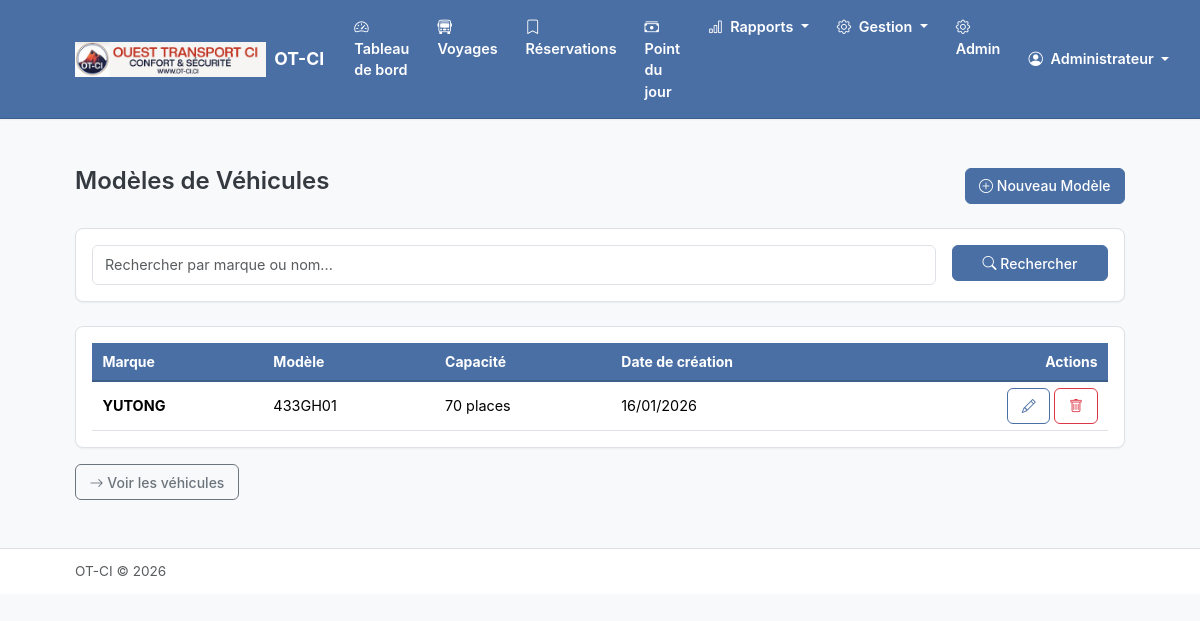
The page /vehicules/modeles/ (signed in) on the database its author committed.
### apps/compagnie/models.py (models this page shows, shortened)
class Compagnie(models.Model):
    nom = models.CharField(max_length=200, verbose_name="Nom de la compagnie")
    logo = models.ImageField(
        upload_to='logos/',
        blank=True,
        null=True,
        verbose_name="Logo"
    )
    nom_pdg = models.CharField(max_length=200, verbose_name="Nom du PDG")
    adresse = models.TextField(blank=True, verbose_name="Adresse")
    telephone = models.CharField(max_length=20, blank=True, verbose_name="Téléphone")
    email = models.EmailField(blank=True, verbose_name="Email")
    date_creation = models.DateTimeField(auto_now_add=True)
    date_modification = models.DateTimeField(auto_now=True)
    class Meta:
        verbose_name = "Compagnie"
        verbose_name_plural = "Compagnie"
    @classmethod
    def get_instance(cls):
        return cls.objects.first()

### apps/personnel/models.py (models this page shows, shortened)
class Utilisateur(AbstractUser):
    ROLE_CHOICES = [
        ('pdg', 'PDG'),
        ('super_admin', 'Super Administrateur'),
        ('manager', 'Manager'),
        ('chef_gare', 'Chef de Gare'),
        ('guichetier', 'Guichetier'),
    ]
    nom_complet = models.CharField(max_length=200, verbose_name="Nom complet")
    telephone = models.CharField(max_length=20, blank=True, verbose_name="Téléphone")
    role = models.CharField(
        max_length=20,
        choices=ROLE_CHOICES,
        default='guichetier',
        verbose_name="Rôle"
    )
    gare = models.ForeignKey(
        'gares.Gare',
        on_delete=models.SET_NULL,
        null=True,
        blank=True,
        related_name='utilisateurs',
        verbose_name="Gare"
    )
    actif = models.BooleanField(default=True, verbose_name="Actif")
    date_creation = models.DateTimeField(auto_now_add=True)
    date_modification = models.DateTimeField(auto_now=True)
    objects = UtilisateurManager()
    EMAIL_FIELD = 'email'
    USERNAME_FIELD = 'username'
    REQUIRED_FIELDS = ['nom_complet']
    class Meta:
        verbose_name = "Utilisateur"
        verbose_name_plural = "Utilisateurs"
        ordering = ['nom_complet']
    @property
    def is_super_admin(self):
        return self.role == 'super_admin'
    @property
    def has_global_access(self):
        return self.role in ['pdg', 'super_admin', 'manager']

### apps/vehicules/models.py (models this page shows, shortened)
class ModeleVehicule(models.Model):
    nom = models.CharField(
        max_length=100,
        verbose_name="Nom du modèle",
        help_text="Ex: Yutong 70 places"
    )
    marque = models.CharField(max_length=100, verbose_name="Marque")
    capacite = models.PositiveIntegerField(verbose_name="Capacité (places vendables)")
    disposition_sieges = models.JSONField(
        verbose_name="Disposition des sièges",
        help_text="Configuration JSON de la disposition des sièges",
        default=dict
    )
    description = models.TextField(blank=True, verbose_name="Description")
    date_creation = models.DateTimeField(auto_now_add=True)
    date_modification = models.DateTimeField(auto_now=True)
    class Meta:
        verbose_name = "Modèle de véhicule"
        verbose_name_plural = "Modèles de véhicules"
        ordering = ['marque', 'nom']

### apps/vehicules/views.py (the view)
# urls.py: path('modeles/', views.ModeleVehiculeListView.as_view(), name='modele_list'),
class ModeleVehiculeListView(AdminRequiredMixin, ListView):
    model = ModeleVehicule
    template_name = 'vehicules/modele_list.html'
    context_object_name = 'modeles'
    def get_queryset(self):
        queryset = super().get_queryset()
        search = self.request.GET.get('q')
        if search:
            queryset = queryset.filter(
                Q(nom__icontains=search) |
                Q(marque__icontains=search)
            )
        return queryset.order_by('marque', 'nom')
    def get_context_data(self, **kwargs):
        context = super().get_context_data(**kwargs)
        context['search_query'] = self.request.GET.get('q', '')
        return context

### apps/compagnie/context_processors.py (called while the page is built)
def compagnie_context(request):
    return {
        'compagnie': Compagnie.get_instance()
    }

### core/mixins.py (called while the page is built)
    def test_func(self):
        return self.request.user.has_global_access

### templates/vehicules/modele_list.html (shortened to what this page needs)
{% extends 'base.html' %}
{% block content %}
<div class="container py-4">
    <div class="d-flex justify-content-between align-items-center mb-4">
        <h2>Modèles de Véhicules</h2>
        <a href="{% url 'vehicules:modele_create' %}" class="btn btn-primary">
            <i class="bi bi-plus-circle"></i> Nouveau Modèle
        </a>
    </div>
    <div class="card mb-4">
        <div class="card-body">
            <form method="get" class="row g-3">
                <div class="col-md-10">
                    <input type="text"
                           name="q"
                           class="form-control"
                           placeholder="Rechercher par marque ou nom..."
                           value="{{ search_query }}">
                </div>
                <div class="col-md-2">
                    <button type="submit" class="btn btn-primary w-100">
                        <i class="bi bi-search"></i> Rechercher
                    </button>
                </div>
            </form>
        </div>
    </div>
    <div class="card">
        <div class="card-body">
            {% if modeles %}
                <div class="table-responsive">
                    <table class="table table-hover">
                        <thead>
                            <tr>
                                <th>Marque</th>
                                <th>Modèle</th>
                                <th>Capacité</th>
                                <th>Date de création</th>
                                <th class="text-end">Actions</th>
                            </tr>
                        </thead>
                        <tbody>
                            {% for modele in modeles %}
                                <tr>
                                    <td><strong>{{ modele.marque }}</strong></td>
                                    <td>{{ modele.nom }}</td>
                                    <td>{{ modele.capacite }} places</td>
                                    <td>{{ modele.date_creation|date:"d/m/Y" }}</td>
                                    <td class="text-end">
                                        <a href="{% url 'vehicules:modele_update' modele.pk %}"
                                           class="btn btn-sm btn-outline-primary"
                                           title="Modifier">
                                            <i class="bi bi-pencil"></i>
                                        </a>
                                        <a href="{% url 'vehicules:modele_delete' modele.pk %}"
                                           class="btn btn-sm btn-outline-danger"
                                           title="Supprimer">
                                            <i class="bi bi-trash"></i>
                                        </a>
                                    </td>
                                </tr>
                            {% endfor %}
                        </tbody>
                    </table>
                </div>
            {% endif %}
        </div>
    </div>
    <div class="mt-3">
        <a href="{% url 'vehicules:vehicule_list' %}" class="btn btn-outline-secondary">
            <i class="bi bi-arrow-right"></i> Voir les véhicules
        </a>
    </div>
</div>
{% endblock %}

### templates/base.html (shortened to what this page needs)
{% load static %}
<!DOCTYPE html>
<html lang="fr">
<head>
    <link href="https://cdn.jsdelivr.net/npm/bootstrap@5.3.2/dist/css/bootstrap.min.css" rel="stylesheet">
    <link href="https://cdn.jsdelivr.net/npm/bootstrap-icons@1.11.1/font/bootstrap-icons.css" rel="stylesheet">
    <link href="{% static 'css/custom.css' %}" rel="stylesheet">
</head>
<body>
    <nav class="navbar navbar-expand-lg navbar-dark sticky-top">
        <div class="container">
            <a class="navbar-brand d-flex align-items-center" href="{% url 'guichet:dashboard' %}">
                {% if compagnie and compagnie.logo %}
                    <img src="{{ compagnie.logo.url }}" alt="Logo" height="35" class="me-2">
                {% endif %}
                <span>{% if compagnie %}{{ compagnie.nom }}{% else %}Gestion Billetterie{% endif %}</span>
            </a>
            <div class="collapse navbar-collapse" id="navbarNav">
                {% if user.is_authenticated %}
                <ul class="navbar-nav me-auto">
                    <li class="nav-item">
                        <a class="nav-link {% if request.resolver_match.url_name == 'dashboard' %}active{% endif %}"
                           href="{% url 'guichet:dashboard' %}">
                            <i class="bi bi-speedometer2 me-1"></i> Tableau de bord
                        </a>
                    </li>
                    <li class="nav-item">
                        <a class="nav-link {% if request.resolver_match.url_name == 'voyage_list' %}active{% endif %}"
                           href="{% url 'guichet:voyage_list' %}">
                            <i class="bi bi-bus-front me-1"></i> Voyages
                        </a>
                    </li>
                    <li class="nav-item">
                        <a class="nav-link {% if request.resolver_match.url_name == 'reservations' %}active{% endif %}"
                           href="{% url 'guichet:reservations' %}">
                            <i class="bi bi-bookmark me-1"></i> Réservations
                        </a>
                    </li>
                    <li class="nav-item">
                        <a class="nav-link {% if 'comptabilite' in request.path %}active{% endif %}"
                           href="{% url 'comptabilite:point_journalier' %}">
                            <i class="bi bi-cash-stack me-1"></i> Point du jour
                        </a>
                    </li>
                    <li class="nav-item dropdown">
                        <a class="nav-link dropdown-toggle" href="#" data-bs-toggle="dropdown">
                            <i class="bi bi-bar-chart me-1"></i> Rapports
                        </a>
                    </li>
                    <li class="nav-item dropdown">
                        <a class="nav-link dropdown-toggle" href="#" data-bs-toggle="dropdown">
                            <i class="bi bi-gear me-1"></i> Gestion
                        </a>
                    </li>
                    {% if user.is_superuser %}
                    <li class="nav-item">
                        <a class="nav-link" href="{% url 'admin:index' %}">
                            <i class="bi bi-gear me-1"></i> Admin
                        </a>
                    </li>
                    {% endif %}
                </ul>
                <ul class="navbar-nav">
                    <li class="nav-item dropdown">
                        <a class="nav-link dropdown-toggle" href="#" data-bs-toggle="dropdown">
                            <i class="bi bi-person-circle me-1"></i>
                            {{ user.nom_complet|default:user.username }}
                        </a>
                    </li>
                </ul>
                {% endif %}
            </div>
        </div>
    </nav>
    <main class="py-4">
        {% block content %}{% endblock %}
    </main>
    <footer class="py-3 mt-auto border-top bg-white">
        <div class="container">
            <div class="d-flex justify-content-between align-items-center">
                <span class="text-muted">
                    {% if compagnie %}{{ compagnie.nom }}{% else %}Gestion Billetterie{% endif %} &copy; {% now "Y" %}
                </span>
            </div>
        </div>
    </footer>
</body>
</html>

### static/css/custom.css (style rules this page uses)
:root { --color-bg-main: #F8F9FA; --color-bg-card: #FFFFFF; --color-text-primary: #343A40; --color-text-secondary: #6C757D; --color-accent: #4A6FA5; --color-accent-hover: #3D5D8A; --color-success: #5D8A66; --color-success-light: #D4EDDA; --color-warning: #D4A84B; --color-warning-light: #FFF3CD; --color-danger: #C45C5C; --color-danger-light: #F8D7DA; --color-siege-disponible: #D4EDDA; --color-siege-reserve: #FFF3CD; --color-siege-paye: #ADB5BD; --color-siege-non-vendable: #6C757D; --color-border: #DEE2E6; --shadow-sm: 0 1px 2px rgba(0, 0, 0, 0.05); --shadow-md: 0 4px 6px rgba(0, 0, 0, 0.07); --font-family: -apple-system, BlinkMacSystemFont, "Segoe UI", Roboto, "Helvetica Neue", Arial, sans-serif; --font-size-base: 14px; --line-height-base: 1.5; }
* { box-sizing: border-box; }
body { font-family: var(--font-family); font-size: var(--font-size-base); line-height: var(--line-height-base); color: var(--color-text-primary); background-color: var(--color-bg-main); }
.container { width: 90% !important; max-width: 100% !important; padding-right: 15px; padding-left: 15px; margin-right: auto; margin-left: auto; }
h2, .h2 { font-size: 1.5rem; font-weight: 600; }
a { color: var(--color-accent); text-decoration: none; }
.navbar { background-color: var(--color-accent) !important; border-bottom: 1px solid var(--color-accent-hover); box-shadow: var(--shadow-sm); }
.navbar-brand { font-weight: 700; font-size: 1.1rem; color: #FFFFFF !important; }
.nav-link { color: #FFFFFF !important; font-weight: 600; padding: 0.5rem 0.75rem !important; font-size: 0.9rem; border-radius: 4px; margin: 0 2px; transition: background-color 0.2s ease; }
.nav-link i { color: #FFFFFF !important; font-weight: 700; }
.dropdown-toggle::after { color: #FFFFFF; }
.card { background-color: var(--color-bg-card); border: 1px solid var(--color-border); border-radius: 8px; box-shadow: var(--shadow-sm); }
.card-body { padding: 1rem; }
.btn { border-radius: 6px; font-weight: 500; font-size: 0.875rem; padding: 0.4rem 0.85rem; transition: all 0.2s ease; }
.btn-primary { background-color: var(--color-accent); border-color: var(--color-accent); }
.btn-outline-primary { color: var(--color-accent); border-color: var(--color-accent); }
.form-control, .form-select { border: 1px solid var(--color-border); border-radius: 6px; font-size: 0.9rem; padding: 0.5rem 0.75rem; transition: border-color 0.2s ease, box-shadow 0.2s ease; }
.table { margin-bottom: 0; }
.table thead th { background-color: var(--color-accent); border-bottom: 2px solid var(--color-accent-hover); font-weight: 700; font-size: 0.875rem; color: #FFFFFF; padding: 0.5rem 0.65rem; }
.table tbody td { padding: 0.4rem 0.65rem; font-size: 0.9rem; vertical-align: middle; border-bottom: 1px solid var(--color-border); }
.text-muted { font-size: 0.85rem; }
.py-3 { padding-top: 0.75rem !important; padding-bottom: 0.75rem !important; }

### rows shown on the page
Compagnie: logo (picture), nom "OT-CI"
Utilisateur: nom_complet "Administrateur"
ModeleVehicule: marque "YUTONG", nom "433GH01", capacite "70", date_creation "16/01/2026"
